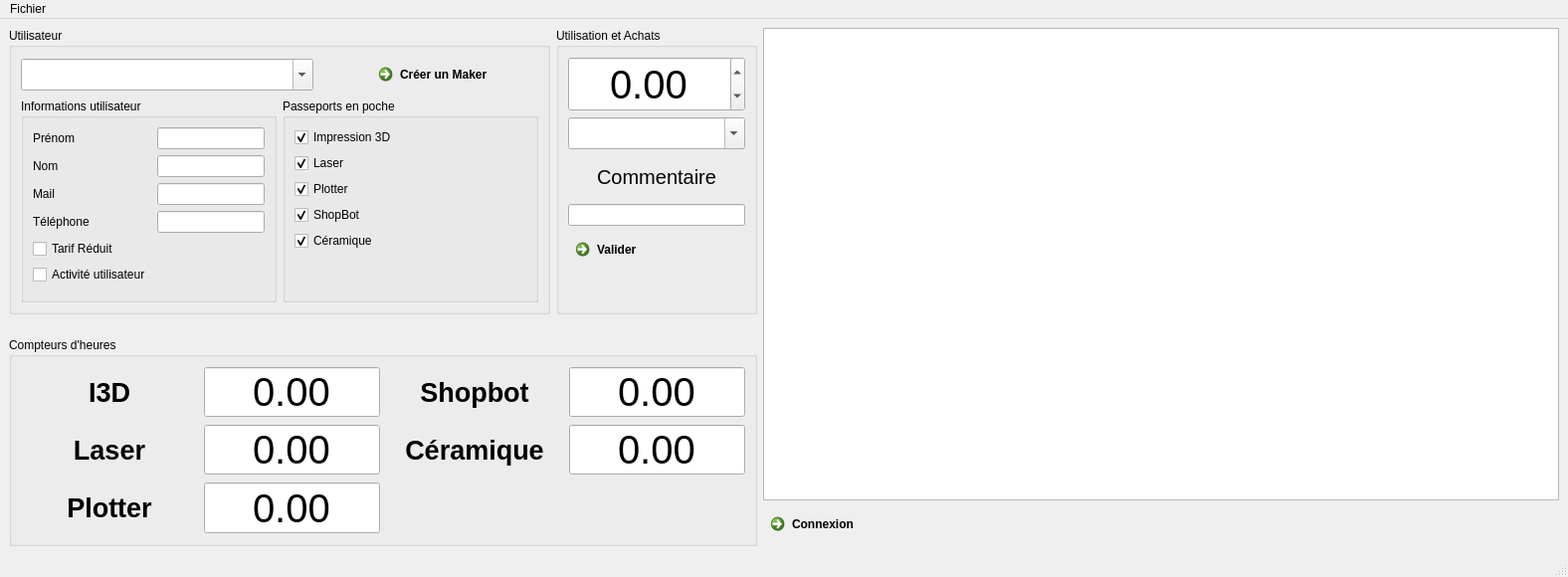
<?xml version="1.0" encoding="UTF-8"?>
<ui version="4.0">
 <class>MainWindow</class>
 <widget class="QMainWindow" name="MainWindow">
  <property name="geometry">
   <rect>
    <x>0</x>
    <y>0</y>
    <width>1576</width>
    <height>553</height>
   </rect>
  </property>
  <property name="windowTitle">
   <string>Activité Machine</string>
  </property>
  <property name="windowIcon">
   <iconset resource="Ressources.qrc">
    <normaloff>:/icons/logo_8.svg</normaloff>:/icons/logo_8.svg</iconset>
  </property>
  <property name="autoFillBackground">
   <bool>false</bool>
  </property>
  <property name="iconSize">
   <size>
    <width>24</width>
    <height>24</height>
   </size>
  </property>
  <widget class="QWidget" name="centralwidget">
   <layout class="QGridLayout" name="gridLayout">
    <item row="0" column="2" rowspan="5" colspan="2">
     <widget class="QTableView" name="lst_Activity">
      <property name="minimumSize">
       <size>
        <width>800</width>
        <height>0</height>
       </size>
      </property>
      <property name="verticalScrollBarPolicy">
       <enum>Qt::ScrollBarAlwaysOff</enum>
      </property>
      <property name="horizontalScrollBarPolicy">
       <enum>Qt::ScrollBarAlwaysOff</enum>
      </property>
      <property name="sizeAdjustPolicy">
       <enum>QAbstractScrollArea::AdjustToContents</enum>
      </property>
      <property name="autoScroll">
       <bool>false</bool>
      </property>
      <property name="editTriggers">
       <set>QAbstractItemView::NoEditTriggers</set>
      </property>
      <property name="sortingEnabled">
       <bool>true</bool>
      </property>
      <attribute name="horizontalHeaderStretchLastSection">
       <bool>true</bool>
      </attribute>
      <attribute name="verticalHeaderStretchLastSection">
       <bool>false</bool>
      </attribute>
     </widget>
    </item>
    <item row="0" column="1" rowspan="3">
     <widget class="QGroupBox" name="groupBox_5">
      <property name="sizePolicy">
       <sizepolicy hsizetype="MinimumExpanding" vsizetype="Preferred">
        <horstretch>0</horstretch>
        <verstretch>0</verstretch>
       </sizepolicy>
      </property>
      <property name="title">
       <string>Utilisation et Achats</string>
      </property>
      <layout class="QGridLayout" name="gridLayout_5">
       <item row="0" column="0">
        <widget class="CounterDisplay" name="dbl_Quantity">
         <property name="font">
          <font>
           <pointsize>30</pointsize>
          </font>
         </property>
         <property name="alignment">
          <set>Qt::AlignCenter</set>
         </property>
         <property name="readOnly">
          <bool>false</bool>
         </property>
         <property name="minimum">
          <double>-99.000000000000000</double>
         </property>
         <property name="singleStep">
          <double>0.250000000000000</double>
         </property>
        </widget>
       </item>
       <item row="3" column="0">
        <widget class="QCommandLinkButton" name="btn_Validate">
         <property name="text">
          <string>Valider</string>
         </property>
        </widget>
       </item>
       <item row="1" column="0">
        <widget class="QComboBox" name="cmb_Prod">
         <property name="minimumSize">
          <size>
           <width>0</width>
           <height>0</height>
          </size>
         </property>
         <property name="font">
          <font>
           <pointsize>15</pointsize>
          </font>
         </property>
         <property name="editable">
          <bool>true</bool>
         </property>
         <property name="currentIndex">
          <number>-1</number>
         </property>
        </widget>
       </item>
       <item row="2" column="0">
        <layout class="QVBoxLayout" name="verticalLayout_3">
         <item>
          <widget class="QLabel" name="label_11">
           <property name="font">
            <font>
             <pointsize>15</pointsize>
            </font>
           </property>
           <property name="text">
            <string>Commentaire</string>
           </property>
           <property name="alignment">
            <set>Qt::AlignCenter</set>
           </property>
          </widget>
         </item>
         <item>
          <widget class="QLineEdit" name="ln_Comment">
           <property name="font">
            <font>
             <pointsize>8</pointsize>
            </font>
           </property>
           <property name="text">
            <string/>
           </property>
          </widget>
         </item>
        </layout>
       </item>
      </layout>
     </widget>
    </item>
    <item row="0" column="0" rowspan="3">
     <widget class="QGroupBox" name="groupBox">
      <property name="sizePolicy">
       <sizepolicy hsizetype="MinimumExpanding" vsizetype="Preferred">
        <horstretch>0</horstretch>
        <verstretch>0</verstretch>
       </sizepolicy>
      </property>
      <property name="title">
       <string>Utilisateur</string>
      </property>
      <layout class="QGridLayout" name="gridLayout_4">
       <item row="1" column="2" colspan="4">
        <widget class="QGroupBox" name="groupBox_4">
         <property name="title">
          <string>Passeports en poche</string>
         </property>
         <layout class="QVBoxLayout" name="verticalLayout">
          <item>
           <widget class="QCheckBox" name="chk_PassI3D">
            <property name="text">
             <string>Impression 3D</string>
            </property>
            <property name="checked">
             <bool>true</bool>
            </property>
           </widget>
          </item>
          <item>
           <widget class="QCheckBox" name="chk_Las">
            <property name="text">
             <string>Laser</string>
            </property>
            <property name="checked">
             <bool>true</bool>
            </property>
           </widget>
          </item>
          <item>
           <widget class="QCheckBox" name="chk_Plo">
            <property name="text">
             <string>Plotter</string>
            </property>
            <property name="checked">
             <bool>true</bool>
            </property>
           </widget>
          </item>
          <item>
           <widget class="QCheckBox" name="chk_Sho">
            <property name="text">
             <string>ShopBot</string>
            </property>
            <property name="checked">
             <bool>true</bool>
            </property>
           </widget>
          </item>
          <item>
           <widget class="QCheckBox" name="chk_Cer">
            <property name="text">
             <string>Céramique</string>
            </property>
            <property name="checked">
             <bool>true</bool>
            </property>
           </widget>
          </item>
          <item>
           <spacer name="verticalSpacer">
            <property name="orientation">
             <enum>Qt::Vertical</enum>
            </property>
            <property name="sizeHint" stdset="0">
             <size>
              <width>20</width>
              <height>40</height>
             </size>
            </property>
           </spacer>
          </item>
         </layout>
        </widget>
       </item>
       <item row="0" column="0" colspan="3">
        <widget class="QComboBox" name="cmb_UserName">
         <property name="font">
          <font>
           <pointsize>15</pointsize>
          </font>
         </property>
         <property name="editable">
          <bool>true</bool>
         </property>
         <property name="insertPolicy">
          <enum>QComboBox::NoInsert</enum>
         </property>
        </widget>
       </item>
       <item row="0" column="4">
        <spacer name="horizontalSpacer">
         <property name="orientation">
          <enum>Qt::Horizontal</enum>
         </property>
         <property name="sizeHint" stdset="0">
          <size>
           <width>40</width>
           <height>20</height>
          </size>
         </property>
        </spacer>
       </item>
       <item row="1" column="0" colspan="2">
        <widget class="QGroupBox" name="groupBox_3">
         <property name="title">
          <string>Informations utilisateur</string>
         </property>
         <layout class="QFormLayout" name="formLayout">
          <item row="0" column="0">
           <widget class="QLabel" name="label_3">
            <property name="text">
             <string>Prénom</string>
            </property>
           </widget>
          </item>
          <item row="0" column="1">
           <widget class="QLineEdit" name="ln_UserName">
            <property name="autoFillBackground">
             <bool>false</bool>
            </property>
            <property name="frame">
             <bool>true</bool>
            </property>
            <property name="alignment">
             <set>Qt::AlignRight|Qt::AlignTrailing|Qt::AlignVCenter</set>
            </property>
            <property name="readOnly">
             <bool>false</bool>
            </property>
            <property name="clearButtonEnabled">
             <bool>false</bool>
            </property>
           </widget>
          </item>
          <item row="1" column="0">
           <widget class="QLabel" name="label_4">
            <property name="text">
             <string>Nom</string>
            </property>
           </widget>
          </item>
          <item row="1" column="1">
           <widget class="QLineEdit" name="ln_LastName">
            <property name="alignment">
             <set>Qt::AlignRight|Qt::AlignTrailing|Qt::AlignVCenter</set>
            </property>
           </widget>
          </item>
          <item row="2" column="0">
           <widget class="QLabel" name="label_2">
            <property name="text">
             <string>Mail</string>
            </property>
           </widget>
          </item>
          <item row="2" column="1">
           <widget class="QLineEdit" name="ln_Mail">
            <property name="alignment">
             <set>Qt::AlignRight|Qt::AlignTrailing|Qt::AlignVCenter</set>
            </property>
           </widget>
          </item>
          <item row="3" column="0">
           <widget class="QLabel" name="label_5">
            <property name="text">
             <string>Téléphone</string>
            </property>
           </widget>
          </item>
          <item row="3" column="1">
           <widget class="QLineEdit" name="ln_Phone">
            <property name="alignment">
             <set>Qt::AlignRight|Qt::AlignTrailing|Qt::AlignVCenter</set>
            </property>
           </widget>
          </item>
          <item row="4" column="0" colspan="2">
           <widget class="QCheckBox" name="chk_PriceCat">
            <property name="text">
             <string>Tarif Réduit</string>
            </property>
           </widget>
          </item>
          <item row="5" column="0">
           <widget class="QCheckBox" name="chk_UserFilter">
            <property name="text">
             <string>Activité utilisateur</string>
            </property>
           </widget>
          </item>
         </layout>
        </widget>
       </item>
       <item row="0" column="5">
        <widget class="QCommandLinkButton" name="btn_AddUser">
         <property name="text">
          <string>Créer un Maker</string>
         </property>
         <property name="icon">
          <iconset resource="Ressources.qrc">
           <normaloff>:/icons/plus.svg</normaloff>:/icons/plus.svg</iconset>
         </property>
        </widget>
       </item>
      </layout>
     </widget>
    </item>
    <item row="4" column="0" rowspan="2" colspan="2">
     <widget class="QGroupBox" name="groupBox_2">
      <property name="title">
       <string>Compteurs d'heures</string>
      </property>
      <layout class="QGridLayout" name="gridLayout_3">
       <item row="1" column="1">
        <widget class="CounterDisplay" name="tm_I3D">
         <property name="enabled">
          <bool>true</bool>
         </property>
         <property name="font">
          <font>
           <pointsize>30</pointsize>
          </font>
         </property>
         <property name="alignment">
          <set>Qt::AlignCenter</set>
         </property>
         <property name="readOnly">
          <bool>true</bool>
         </property>
         <property name="buttonSymbols">
          <enum>QAbstractSpinBox::NoButtons</enum>
         </property>
         <property name="minimum">
          <double>-99.000000000000000</double>
         </property>
        </widget>
       </item>
       <item row="2" column="1">
        <widget class="CounterDisplay" name="tm_Las">
         <property name="enabled">
          <bool>true</bool>
         </property>
         <property name="font">
          <font>
           <pointsize>30</pointsize>
          </font>
         </property>
         <property name="alignment">
          <set>Qt::AlignCenter</set>
         </property>
         <property name="readOnly">
          <bool>true</bool>
         </property>
         <property name="buttonSymbols">
          <enum>QAbstractSpinBox::NoButtons</enum>
         </property>
         <property name="showGroupSeparator" stdset="0">
          <bool>false</bool>
         </property>
         <property name="minimum">
          <double>-99.000000000000000</double>
         </property>
        </widget>
       </item>
       <item row="2" column="0">
        <widget class="QLabel" name="lbl_Las">
         <property name="enabled">
          <bool>true</bool>
         </property>
         <property name="font">
          <font>
           <pointsize>20</pointsize>
           <weight>75</weight>
           <bold>true</bold>
          </font>
         </property>
         <property name="text">
          <string>Laser</string>
         </property>
         <property name="alignment">
          <set>Qt::AlignCenter</set>
         </property>
         <property name="wordWrap">
          <bool>false</bool>
         </property>
        </widget>
       </item>
       <item row="1" column="0">
        <widget class="QLabel" name="lbl_I3D">
         <property name="enabled">
          <bool>true</bool>
         </property>
         <property name="font">
          <font>
           <pointsize>20</pointsize>
           <weight>75</weight>
           <bold>true</bold>
          </font>
         </property>
         <property name="text">
          <string>I3D</string>
         </property>
         <property name="alignment">
          <set>Qt::AlignCenter</set>
         </property>
         <property name="wordWrap">
          <bool>false</bool>
         </property>
        </widget>
       </item>
       <item row="3" column="0">
        <widget class="QLabel" name="lbl_Plo">
         <property name="enabled">
          <bool>true</bool>
         </property>
         <property name="font">
          <font>
           <pointsize>20</pointsize>
           <weight>75</weight>
           <bold>true</bold>
          </font>
         </property>
         <property name="text">
          <string>Plotter</string>
         </property>
         <property name="alignment">
          <set>Qt::AlignCenter</set>
         </property>
         <property name="wordWrap">
          <bool>false</bool>
         </property>
        </widget>
       </item>
       <item row="3" column="1">
        <widget class="CounterDisplay" name="tm_Plo">
         <property name="enabled">
          <bool>true</bool>
         </property>
         <property name="font">
          <font>
           <pointsize>30</pointsize>
          </font>
         </property>
         <property name="alignment">
          <set>Qt::AlignCenter</set>
         </property>
         <property name="readOnly">
          <bool>true</bool>
         </property>
         <property name="buttonSymbols">
          <enum>QAbstractSpinBox::NoButtons</enum>
         </property>
         <property name="minimum">
          <double>-99.000000000000000</double>
         </property>
        </widget>
       </item>
       <item row="1" column="2">
        <widget class="QLabel" name="lbl_Sho">
         <property name="enabled">
          <bool>true</bool>
         </property>
         <property name="font">
          <font>
           <pointsize>20</pointsize>
           <weight>75</weight>
           <bold>true</bold>
          </font>
         </property>
         <property name="text">
          <string>Shopbot</string>
         </property>
         <property name="alignment">
          <set>Qt::AlignCenter</set>
         </property>
         <property name="wordWrap">
          <bool>false</bool>
         </property>
        </widget>
       </item>
       <item row="1" column="3">
        <widget class="CounterDisplay" name="tm_Sho">
         <property name="enabled">
          <bool>true</bool>
         </property>
         <property name="font">
          <font>
           <pointsize>30</pointsize>
          </font>
         </property>
         <property name="alignment">
          <set>Qt::AlignCenter</set>
         </property>
         <property name="readOnly">
          <bool>true</bool>
         </property>
         <property name="buttonSymbols">
          <enum>QAbstractSpinBox::NoButtons</enum>
         </property>
         <property name="minimum">
          <double>-99.000000000000000</double>
         </property>
        </widget>
       </item>
       <item row="2" column="2">
        <widget class="QLabel" name="lbl_Cer">
         <property name="enabled">
          <bool>true</bool>
         </property>
         <property name="font">
          <font>
           <pointsize>20</pointsize>
           <weight>75</weight>
           <bold>true</bold>
          </font>
         </property>
         <property name="text">
          <string>Céramique</string>
         </property>
         <property name="alignment">
          <set>Qt::AlignCenter</set>
         </property>
         <property name="wordWrap">
          <bool>false</bool>
         </property>
        </widget>
       </item>
       <item row="2" column="3">
        <widget class="CounterDisplay" name="tm_Cer">
         <property name="enabled">
          <bool>true</bool>
         </property>
         <property name="font">
          <font>
           <pointsize>30</pointsize>
          </font>
         </property>
         <property name="alignment">
          <set>Qt::AlignCenter</set>
         </property>
         <property name="readOnly">
          <bool>true</bool>
         </property>
         <property name="buttonSymbols">
          <enum>QAbstractSpinBox::NoButtons</enum>
         </property>
         <property name="minimum">
          <double>-99.000000000000000</double>
         </property>
        </widget>
       </item>
      </layout>
     </widget>
    </item>
    <item row="5" column="2" colspan="2">
     <widget class="QCommandLinkButton" name="commandLinkButton">
      <property name="maximumSize">
       <size>
        <width>16777215</width>
        <height>40</height>
       </size>
      </property>
      <property name="text">
       <string>Connexion</string>
      </property>
     </widget>
    </item>
   </layout>
  </widget>
  <widget class="QMenuBar" name="menubar">
   <property name="geometry">
    <rect>
     <x>0</x>
     <y>0</y>
     <width>1576</width>
     <height>21</height>
    </rect>
   </property>
   <widget class="QMenu" name="menuFichier">
    <property name="title">
     <string>Fichier</string>
    </property>
    <addaction name="act_AdvancedModifications"/>
    <addaction name="separator"/>
    <addaction name="act_Settings"/>
    <addaction name="actionQuitter"/>
   </widget>
   <addaction name="menuFichier"/>
  </widget>
  <widget class="QStatusBar" name="statusbar"/>
  <action name="act_AdvancedModifications">
   <property name="checkable">
    <bool>true</bool>
   </property>
   <property name="text">
    <string>Modifications avancées</string>
   </property>
  </action>
  <action name="act_Settings">
   <property name="text">
    <string>Préférences</string>
   </property>
  </action>
  <action name="actionQuitter">
   <property name="text">
    <string>Quitter</string>
   </property>
  </action>
 </widget>
 <customwidgets>
  <customwidget>
   <class>CounterDisplay</class>
   <extends>QDoubleSpinBox</extends>
   <header>widgets/CounterDisplay.h</header>
  </customwidget>
 </customwidgets>
 <tabstops>
  <tabstop>cmb_UserName</tabstop>
  <tabstop>ln_UserName</tabstop>
  <tabstop>ln_LastName</tabstop>
  <tabstop>ln_Mail</tabstop>
  <tabstop>ln_Phone</tabstop>
  <tabstop>chk_PriceCat</tabstop>
  <tabstop>chk_PassI3D</tabstop>
  <tabstop>chk_Las</tabstop>
  <tabstop>chk_Plo</tabstop>
  <tabstop>chk_Sho</tabstop>
  <tabstop>chk_Cer</tabstop>
  <tabstop>dbl_Quantity</tabstop>
  <tabstop>cmb_Prod</tabstop>
  <tabstop>ln_Comment</tabstop>
  <tabstop>btn_Validate</tabstop>
  <tabstop>tm_I3D</tabstop>
  <tabstop>tm_Las</tabstop>
  <tabstop>tm_Plo</tabstop>
  <tabstop>tm_Sho</tabstop>
  <tabstop>tm_Cer</tabstop>
 </tabstops>
 <resources>
  <include location="Ressources.qrc"/>
 </resources>
 <connections>
  <connection>
   <sender>chk_Plo</sender>
   <signal>toggled(bool)</signal>
   <receiver>lbl_Plo</receiver>
   <slot>setVisible(bool)</slot>
   <hints>
    <hint type="sourcelabel">
     <x>465</x>
     <y>194</y>
    </hint>
    <hint type="destinationlabel">
     <x>100</x>
     <y>507</y>
    </hint>
   </hints>
  </connection>
  <connection>
   <sender>chk_Sho</sender>
   <signal>toggled(bool)</signal>
   <receiver>tm_Sho</receiver>
   <slot>setVisible(bool)</slot>
   <hints>
    <hint type="sourcelabel">
     <x>465</x>
     <y>220</y>
    </hint>
    <hint type="destinationlabel">
     <x>673</x>
     <y>394</y>
    </hint>
   </hints>
  </connection>
  <connection>
   <sender>chk_Cer</sender>
   <signal>toggled(bool)</signal>
   <receiver>tm_Cer</receiver>
   <slot>setVisible(bool)</slot>
   <hints>
    <hint type="sourcelabel">
     <x>465</x>
     <y>246</y>
    </hint>
    <hint type="destinationlabel">
     <x>596</x>
     <y>409</y>
    </hint>
   </hints>
  </connection>
  <connection>
   <sender>chk_UserFilter</sender>
   <signal>toggled(bool)</signal>
   <receiver>MainWindow</receiver>
   <slot>UserFilter(bool)</slot>
   <hints>
    <hint type="sourcelabel">
     <x>109</x>
     <y>286</y>
    </hint>
    <hint type="destinationlabel">
     <x>744</x>
     <y>56</y>
    </hint>
   </hints>
  </connection>
  <connection>
   <sender>chk_Las</sender>
   <signal>toggled(bool)</signal>
   <receiver>lbl_Las</receiver>
   <slot>setVisible(bool)</slot>
   <hints>
    <hint type="sourcelabel">
     <x>344</x>
     <y>154</y>
    </hint>
    <hint type="destinationlabel">
     <x>98</x>
     <y>450</y>
    </hint>
   </hints>
  </connection>
  <connection>
   <sender>btn_Validate</sender>
   <signal>clicked()</signal>
   <receiver>MainWindow</receiver>
   <slot>ValidateEntry()</slot>
   <hints>
    <hint type="sourcelabel">
     <x>678</x>
     <y>265</y>
    </hint>
    <hint type="destinationlabel">
     <x>743</x>
     <y>472</y>
    </hint>
   </hints>
  </connection>
  <connection>
   <sender>chk_PassI3D</sender>
   <signal>toggled(bool)</signal>
   <receiver>tm_I3D</receiver>
   <slot>setVisible(bool)</slot>
   <hints>
    <hint type="sourcelabel">
     <x>465</x>
     <y>142</y>
    </hint>
    <hint type="destinationlabel">
     <x>343</x>
     <y>394</y>
    </hint>
   </hints>
  </connection>
  <connection>
   <sender>chk_Las</sender>
   <signal>toggled(bool)</signal>
   <receiver>tm_Las</receiver>
   <slot>setVisible(bool)</slot>
   <hints>
    <hint type="sourcelabel">
     <x>328</x>
     <y>154</y>
    </hint>
    <hint type="destinationlabel">
     <x>343</x>
     <y>450</y>
    </hint>
   </hints>
  </connection>
  <connection>
   <sender>chk_Sho</sender>
   <signal>toggled(bool)</signal>
   <receiver>lbl_Sho</receiver>
   <slot>setVisible(bool)</slot>
   <hints>
    <hint type="sourcelabel">
     <x>465</x>
     <y>220</y>
    </hint>
    <hint type="destinationlabel">
     <x>508</x>
     <y>394</y>
    </hint>
   </hints>
  </connection>
  <connection>
   <sender>chk_PassI3D</sender>
   <signal>toggled(bool)</signal>
   <receiver>lbl_I3D</receiver>
   <slot>setVisible(bool)</slot>
   <hints>
    <hint type="sourcelabel">
     <x>465</x>
     <y>142</y>
    </hint>
    <hint type="destinationlabel">
     <x>125</x>
     <y>394</y>
    </hint>
   </hints>
  </connection>
  <connection>
   <sender>chk_Cer</sender>
   <signal>toggled(bool)</signal>
   <receiver>lbl_Cer</receiver>
   <slot>setVisible(bool)</slot>
   <hints>
    <hint type="sourcelabel">
     <x>465</x>
     <y>246</y>
    </hint>
    <hint type="destinationlabel">
     <x>508</x>
     <y>450</y>
    </hint>
   </hints>
  </connection>
  <connection>
   <sender>chk_Plo</sender>
   <signal>toggled(bool)</signal>
   <receiver>tm_Plo</receiver>
   <slot>setVisible(bool)</slot>
   <hints>
    <hint type="sourcelabel">
     <x>465</x>
     <y>194</y>
    </hint>
    <hint type="destinationlabel">
     <x>343</x>
     <y>507</y>
    </hint>
   </hints>
  </connection>
  <connection>
   <sender>cmb_UserName</sender>
   <signal>currentIndexChanged(int)</signal>
   <receiver>MainWindow</receiver>
   <slot>UserChanged()</slot>
   <hints>
    <hint type="sourcelabel">
     <x>149</x>
     <y>82</y>
    </hint>
    <hint type="destinationlabel">
     <x>396</x>
     <y>30</y>
    </hint>
   </hints>
  </connection>
  <connection>
   <sender>btn_AddUser</sender>
   <signal>clicked()</signal>
   <receiver>MainWindow</receiver>
   <slot>createMaker()</slot>
   <hints>
    <hint type="sourcelabel">
     <x>552</x>
     <y>81</y>
    </hint>
    <hint type="destinationlabel">
     <x>582</x>
     <y>106</y>
    </hint>
   </hints>
  </connection>
 </connections>
 <slots>
  <slot>ValidateEntry()</slot>
  <slot>UserChanged()</slot>
  <slot>UserFilter(bool)</slot>
  <slot>search(QString)</slot>
  <slot>createMaker()</slot>
 </slots>
</ui>
